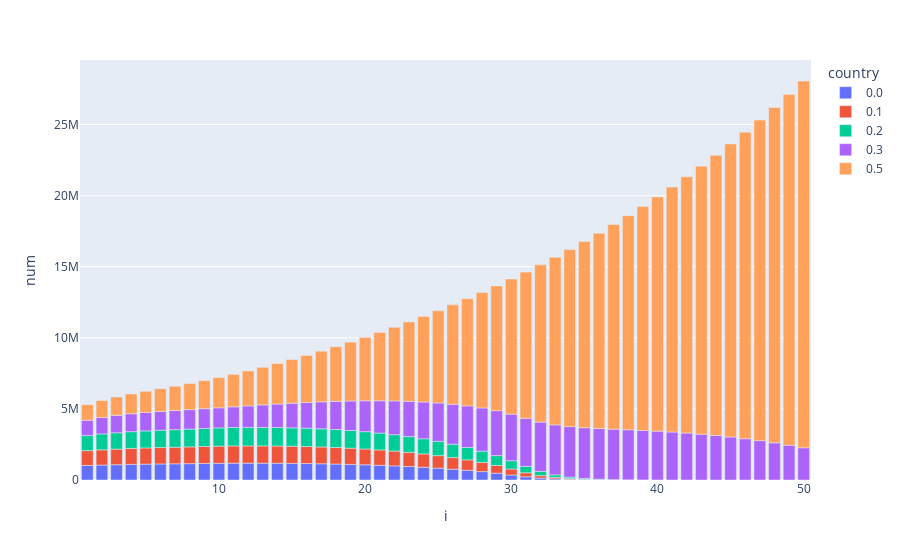

Notebook cell for this chart:
### Code cell
fig = px.bar(df5.groupby(['country', 'i'], as_index=False).sum(), x='i', y='num', color='country')
fig.show()
fig.write_image("demogr5.png")

### Figure 1 — Plotly figure (JSON) as saved in the notebook; plotly's stock layout.template omitted (floating-point values rounded to 4 significant figures)
{"data": [{"alignmentgroup": "True", "hovertemplate": "country=0.0<br>i=%{x}<br>num=%{y}<extra></extra>", "legendgroup": "0.0", "marker": {"color": "#636efa", "pattern": {"shape": ""}}, "name": "0.0", "offsetgroup": "0.0", "orientation": "v", "showlegend": true, "textposition": "auto", "type": "bar", "x": [1, 2, 3, 4, 5, 6, 7, 8, 9, 10, 11, 12, 13, 14, 15, 16, 17, 18, 19, 20, 21, 22, 23, 24, 25, 26, 27, 28, 29, 30, 31, 32, 33, 34, 35, 36, 37, 38, 39, 40, 41, 42, 43, 44, 45, 46, 47, 48, 49, 50], "xaxis": "x", "y": [1024000, 1051694, 1076210, 1099717, 1115697, 1128141, 1139609, 1151416, 1164005, 1176000, 1183921, 1184100, 1182410, 1177895, 1170036, 1158511, 1143050, 1123361, 1099105, 1069885, 1035248, 994692, 947674, 893605, 831856, 761755, 682578, 589579, 479705, 353977, 224418, 133246, 77038, 42233, 21175, 10476, 5138, 2506, 1218, 590, 286, 139, 68, 34, 18, 10, 6, 3, 2, 2], "yaxis": "y"}, {"alignmentgroup": "True", "hovertemplate": "country=0.1<br>i=%{x}<br>num=%{y}<extra></extra>", "legendgroup": "0.1", "marker": {"color": "#EF553B", "pattern": {"shape": ""}}, "name": "0.1", "offsetgroup": "0.1", "orientation": "v", "showlegend": true, "textposition": "auto", "type": "bar", "x": [1, 2, 3, 4, 5, 6, 7, 8, 9, 10, 11, 12, 13, 14, 15, 16, 17, 18, 19, 20, 21, 22, 23, 24, 25, 26, 27, 28, 29, 30, 31, 32, 33, 34, 35, 36, 37, 38, 39, 40, 41, 42, 43, 44, 45, 46, 47, 48, 49, 50], "xaxis": "x", "y": [1042000, 1070294, 1096490, 1121917, 1139677, 1153653, 1166424, 1179375, 1193018, 1206004, 1214806, 1216035, 1215426, 1212036, 1205349, 1195044, 1180853, 1162482, 1139593, 1111787, 1078613, 1039572, 994120, 941673, 881602, 813238, 735858, 647386, 541609, 418165, 284093, 170163, 99660, 55766, 29005, 14350, 7038, 3431, 1666, 808, 392, 191, 94, 46, 23, 12, 6, 3, 2, 2], "yaxis": "y"}, {"alignmentgroup": "True", "hovertemplate": "country=0.2<br>i=%{x}<br>num=%{y}<extra></extra>", "legendgroup": "0.2", "marker": {"color": "#00cc96", "pattern": {"shape": ""}}, "name": "0.2", "offsetgroup": "0.2", "orientation": "v", "showlegend": true, "textposition": "auto", "type": "bar", "x": [1, 2, 3, 4, 5, 6, 7, 8, 9, 10, 11, 12, 13, 14, 15, 16, 17, 18, 19, 20, 21, 22, 23, 24, 25, 26, 27, 28, 29, 30, 31, 32, 33, 34, 35, 36, 37, 38, 39, 40, 41, 42, 43, 44, 45, 46, 47, 48, 49, 50], "xaxis": "x", "y": [1060000, 1117514, 1146344, 1176364, 1198959, 1217299, 1233808, 1249972, 1266487, 1282089, 1293175, 1297080, 1299208, 1298662, 1294939, 1287725, 1276750, 1261721, 1242294, 1218075, 1188614, 1153415, 1111939, 1063607, 1007793, 943834, 871015, 788570, 694389, 581545, 449617, 305787, 183263, 106192, 58529, 29900, 14664, 7148, 3471, 1682, 815, 396, 193, 94, 47, 24, 12, 6, 3, 2], "yaxis": "y"}, {"alignmentgroup": "True", "hovertemplate": "country=0.3<br>i=%{x}<br>num=%{y}<extra></extra>", "legendgroup": "0.3", "marker": {"color": "#ab63fa", "pattern": {"shape": ""}}, "name": "0.3", "offsetgroup": "0.3", "orientation": "v", "showlegend": true, "textposition": "auto", "type": "bar", "x": [1, 2, 3, 4, 5, 6, 7, 8, 9, 10, 11, 12, 13, 14, 15, 16, 17, 18, 19, 20, 21, 22, 23, 24, 25, 26, 27, 28, 29, 30, 31, 32, 33, 34, 35, 36, 37, 38, 39, 40, 41, 42, 43, 44, 45, 46, 47, 48, 49, 50], "xaxis": "x", "y": [1078000, 1155842, 1228619, 1263788, 1294151, 1320410, 1344016, 1366292, 1388124, 1413986, 1453756, 1515848, 1581739, 1652719, 1728877, 1809806, 1894992, 1983995, 2076489, 2172257, 2271161, 2373091, 2477950, 2585630, 2695994, 2808868, 2924038, 3041247, 3160134, 3278926, 3383307, 3462908, 3516960, 3549696, 3564312, 3563314, 3548569, 3521455, 3482963, 3433661, 3373722, 3302988, 3221031, 3127226, 3020804, 2900897, 2766568, 2616817, 2450589, 2266780], "yaxis": "y"}, {"alignmentgroup": "True", "hovertemplate": "country=0.5<br>i=%{x}<br>num=%{y}<extra></extra>", "legendgroup": "0.5", "marker": {"color": "#FFA15A", "pattern": {"shape": ""}}, "name": "0.5", "offsetgroup": "0.5", "orientation": "v", "showlegend": true, "textposition": "auto", "type": "bar", "x": [1, 2, 3, 4, 5, 6, 7, 8, 9, 10, 11, 12, 13, 14, 15, 16, 17, 18, 19, 20, 21, 22, 23, 24, 25, 26, 27, 28, 29, 30, 31, 32, 33, 34, 35, 36, 37, 38, 39, 40, 41, 42, 43, 44, 45, 46, 47, 48, 49, 50], "xaxis": "x", "y": [1096000, 1194656, 1292337, 1390215, 1491117, 1597924, 1712966, 1837930, 1974010, 2122092, 2282940, 2457309, 2646010, 2849964, 3070211, 3307904, 3564326, 3840881, 4139093, 4460616, 4807245, 5180917, 5583718, 6017904, 6485908, 6990351, 7534066, 8125386, 8776550, 9496134, 10280354, 11059986, 11783320, 12452969, 13099557, 13740030, 14388606, 15056588, 15750825, 16475081, 17231743, 18022653, 18849509, 19714020, 20617957, 21563176, 22551610, 23585274, 24666266, 25796775], "yaxis": "y"}], "layout": {"barmode": "relative", "legend": {"title": {"text": "country"}, "tracegroupgap": 0}, "margin": {"t": 60}, "xaxis": {"anchor": "y", "domain": [0, 1], "title": {"text": "i"}}, "yaxis": {"anchor": "x", "domain": [0, 1], "title": {"text": "num"}}}}
